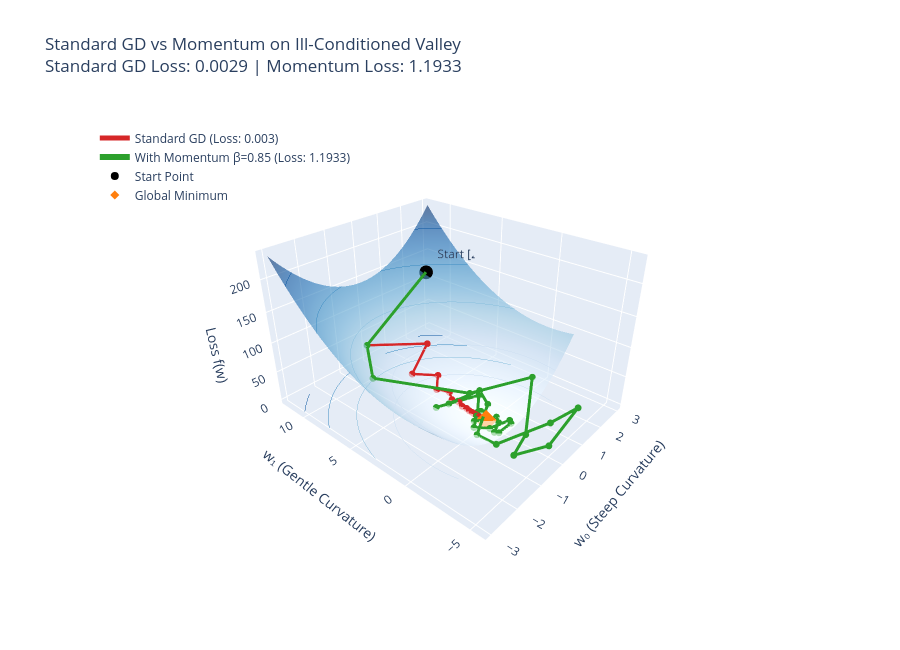

The notebook cell this image was saved under:
### Code cell
# 1. Target function & gradients
def loss_fn(w0, w1):
    return 10.0 * (w0**2) + (w1**2)


def grad_fn(w):
    return np.array([20.0 * w[0], 2.0 * w[1]])


start_point = np.array([2.0, 10.0])
num_steps = 30
learning_rate = 0.08

# 2. Simulate Standard Gradient Descent
w_gd = start_point.copy()
gd_history = [w_gd.copy()]
for _ in range(num_steps):
    g = grad_fn(w_gd)
    w_gd = w_gd - learning_rate * g
    gd_history.append(w_gd.copy())
gd_history = np.array(gd_history)
gd_z = loss_fn(gd_history[:, 0], gd_history[:, 1])

# 3. Simulate Gradient Descent with Momentum (beta = 0.85)
w_mom = start_point.copy()
v = np.zeros_like(w_mom)
beta = 0.85
mom_history = [w_mom.copy()]
for _ in range(num_steps):
    g = grad_fn(w_mom)
    v = beta * v + learning_rate * g
    w_mom = w_mom - v
    mom_history.append(w_mom.copy())
mom_history = np.array(mom_history)
mom_z = loss_fn(mom_history[:, 0], mom_history[:, 1])

# 4. Generate 3D surface mesh
w0_grid = np.linspace(-3.0, 3.0, 50)
w1_grid = np.linspace(-2.0, 12.0, 50)
W0, W1 = np.meshgrid(w0_grid, w1_grid)
Z = loss_fn(W0, W1)

# 5. Build Plotly figure
fig = go.Figure()

# 3D Elliptical Bowl with floor contours
fig.add_trace(
    go.Surface(
        x=W0,
        y=W1,
        z=Z,
        colorscale="Blues",
        opacity=0.6,
        showscale=False,
        contours={
            "z": {"show": True, "project_z": True, "usecolormap": True, "highlightcolor": "gray"}
        },
        name="Loss Surface f(w)",
    )
)

# Path A: Standard Gradient Descent (Oscillating)
fig.add_trace(
    go.Scatter3d(
        x=gd_history[:, 0],
        y=gd_history[:, 1],
        z=gd_z,
        mode="lines+markers",
        marker={"size": 4, "color": "#d62728"},
        line={"color": "#d62728", "width": 5},
        name=f"Standard GD (Loss: {gd_z[-1]:.3f})",
    )
)

# Path B: Momentum (Damped & Accelerated)
fig.add_trace(
    go.Scatter3d(
        x=mom_history[:, 0],
        y=mom_history[:, 1],
        z=mom_z,
        mode="lines+markers",
        marker={"size": 4, "color": "#2ca02c"},
        line={"color": "#2ca02c", "width": 6},
        name=f"With Momentum β=0.85 (Loss: {mom_z[-1]:.4f})",
    )
)

# Start and Optimum Points
fig.add_trace(
    go.Scatter3d(
        x=[start_point[0]],
        y=[start_point[1]],
        z=[loss_fn(start_point[0], start_point[1])],
        mode="markers+text",
        marker={"size": 8, "color": "black"},
        text=["Start [2, 10]"],
        textposition="top right",
        name="Start Point",
    )
)

fig.add_trace(
    go.Scatter3d(
        x=[0.0],
        y=[0.0],
        z=[0.0],
        mode="markers+text",
        marker={"size": 7, "color": "#ff7f0e", "symbol": "diamond"},
        text=["Minimum (0, 0)"],
        textposition="bottom center",
        name="Global Minimum",
    )
)

fig.update_layout(
    title="Standard GD vs Momentum on Ill-Conditioned Valley<br>"
    f"Standard GD Loss: {gd_z[-1]:.4f} | Momentum Loss: {mom_z[-1]:.4f}",
    scene={
        "xaxis_title": "w₀ (Steep Curvature)",
        "yaxis_title": "w₁ (Gentle Curvature)",
        "zaxis_title": "Loss f(w)",
        "aspectratio": {"x": 1, "y": 1.2, "z": 0.75},
        "camera": {"eye": {"x": -1.6, "y": -1.4, "z": 1.2}},
    },
    width=900,
    height=650,
    legend={"x": 0.02, "y": 0.95},
)

fig.show()

### Figure 1 — Plotly figure (JSON) as saved in the notebook; plotly's stock layout.template omitted (floating-point values rounded to 4 significant figures; data arrays with more than 128 entries replaced by an {"elided": "..."} marker saying what was removed)
{"data": [{"colorscale": [[0, "rgb(247,251,255)"], [0.125, "rgb(222,235,247)"], [0.25, "rgb(198,219,239)"], [0.375, "rgb(158,202,225)"], [0.5, "rgb(107,174,214)"], [0.625, "rgb(66,146,198)"], [0.75, "rgb(33,113,181)"], [0.875, "rgb(8,81,156)"], [1, "rgb(8,48,107)"]], "contours": {"z": {"highlightcolor": "gray", "project": {"z": true}, "show": true, "usecolormap": true}}, "name": "Loss Surface f(w)", "opacity": 0.6, "showscale": false, "type": "surface", "x": {"elided": "50x50 float values"}, "y": {"elided": "50x50 float values"}, "z": {"elided": "50x50 float values"}}, {"line": {"color": "#d62728", "width": 5}, "marker": {"color": "#d62728", "size": 4}, "mode": "lines+markers", "name": "Standard GD (Loss: 0.003)", "type": "scatter3d", "x": [2.0, -1.2, 0.72, -0.432, 0.2592, -0.1555, 0.09331, -0.05599, 0.03359, -0.02016, 0.01209, -0.007256, 0.004354, -0.002612, 0.001567, -0.0009404, 0.0005642, -0.0003385, 0.0002031, -0.0001219, 7.312e-05, -4.387e-05, 2.632e-05, -1.579e-05, 9.477e-06, -5.686e-06, 3.412e-06, -2.047e-06, 1.228e-06, -7.369e-07, 4.421e-07], "y": [10.0, 8.4, 7.056, 5.927, 4.979, 4.182, 3.513, 2.951, 2.479, 2.082, 1.749, 1.469, 1.234, 1.037, 0.8708, 0.7315, 0.6144, 0.5161, 0.4335, 0.3642, 0.3059, 0.257, 0.2158, 0.1813, 0.1523, 0.1279, 0.1075, 0.09027, 0.07583, 0.06369, 0.0535], "z": [140.0, 84.96, 54.97, 37.0, 25.46, 17.73, 12.43, 8.739, 6.156, 4.339, 3.061, 2.159, 1.523, 1.075, 0.7583, 0.535, 0.3775, 0.2664, 0.188, 0.1326, 0.09358, 0.06603, 0.04659, 0.03287, 0.0232, 0.01637, 0.01155, 0.008149, 0.00575, 0.004057, 0.002863]}, {"line": {"color": "#2ca02c", "width": 6}, "marker": {"color": "#2ca02c", "size": 4}, "mode": "lines+markers", "name": "With Momentum β=0.85 (Loss: 1.1933)", "type": "scatter3d", "x": [2.0, -1.2, -2.0, 0.52, 1.83, 0.0155, -1.552, -0.4011, 1.219, 0.6456, -0.8744, -0.7673, 0.5514, 0.7901, -0.2712, -0.7394, 0.04566, 0.6399, 0.1212, -0.5136, -0.2314, 0.3787, 0.2914, -0.2491, -0.3099, 0.1342, 0.297, -0.03985, -0.2624, -0.03173, 0.2151], "y": [10.0, 8.4, 5.696, 2.486, -0.6399, -3.195, -4.855, -5.49, -5.151, -4.038, -2.447, -0.7026, 0.8925, 2.106, 2.8, 2.942, 2.592, 1.88, 0.9737, 0.04776, -0.7469, -1.303, -1.567, -1.541, -1.272, -0.84, -0.3384, 0.1421, 0.5278, 0.7712, 0.8547], "z": [140.0, 84.96, 72.44, 8.885, 33.9, 10.21, 47.65, 31.74, 41.38, 20.48, 13.63, 6.382, 3.837, 10.68, 8.574, 14.12, 6.739, 7.628, 1.095, 2.64, 1.093, 3.132, 3.305, 2.995, 2.579, 0.8858, 0.9966, 0.03609, 0.9672, 0.6048, 1.193]}, {"marker": {"color": "black", "size": 8}, "mode": "markers+text", "name": "Start Point", "text": ["Start [2, 10]"], "textposition": "top right", "type": "scatter3d", "x": [2], "y": [10], "z": [140]}, {"marker": {"color": "#ff7f0e", "size": 7, "symbol": "diamond"}, "mode": "markers+text", "name": "Global Minimum", "text": ["Minimum (0, 0)"], "textposition": "bottom center", "type": "scatter3d", "x": [0], "y": [0], "z": [0]}], "layout": {"height": 650, "legend": {"x": 0.02, "y": 0.95}, "scene": {"aspectratio": {"x": 1, "y": 1.2, "z": 0.75}, "camera": {"eye": {"x": -1.6, "y": -1.4, "z": 1.2}}, "xaxis": {"title": {"text": "w₀ (Steep Curvature)"}}, "yaxis": {"title": {"text": "w₁ (Gentle Curvature)"}}, "zaxis": {"title": {"text": "Loss f(w)"}}}, "title": {"text": "Standard GD vs Momentum on Ill-Conditioned Valley<br>Standard GD Loss: 0.0029 | Momentum Loss: 1.1933"}, "width": 900}}
